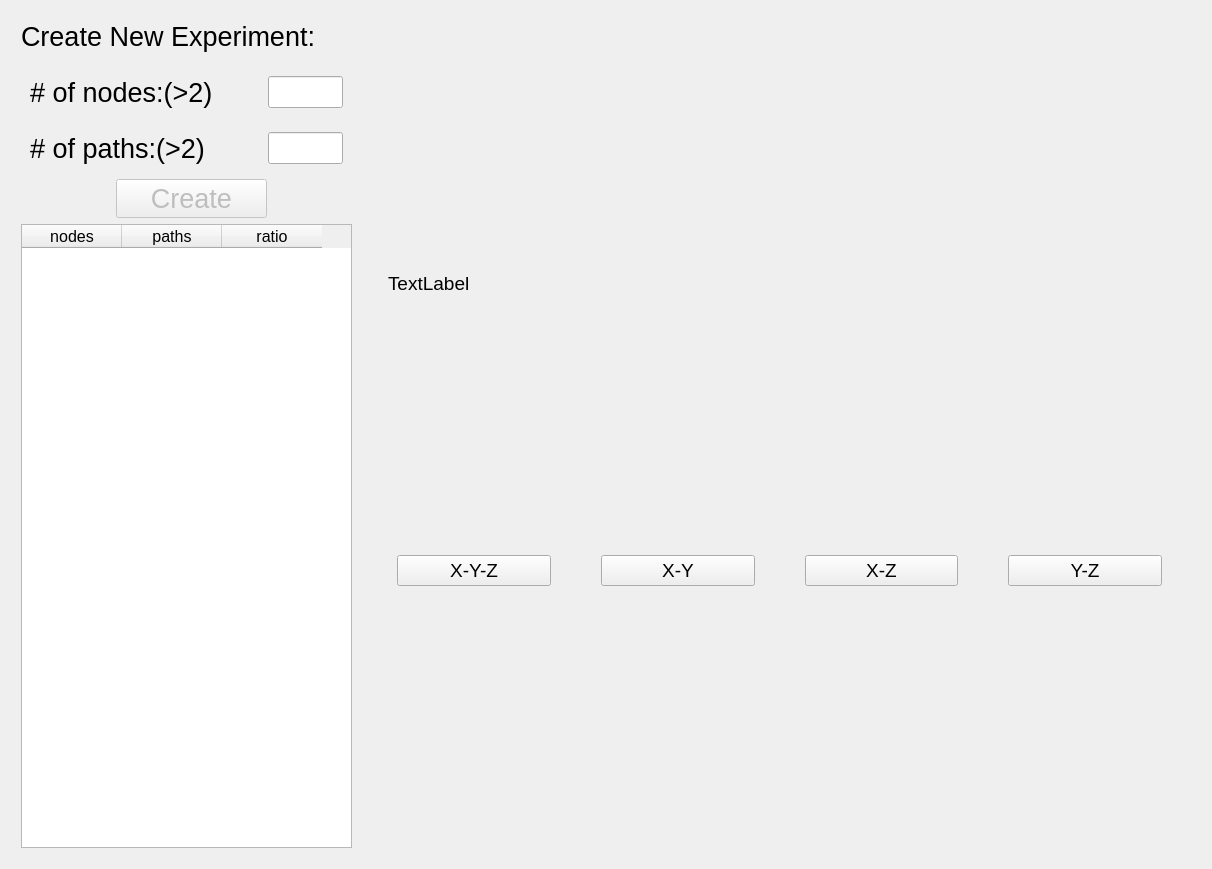
<?xml version="1.0" encoding="UTF-8"?>
<ui version="4.0">
 <class>Form</class>
 <widget class="QWidget" name="Form">
  <property name="geometry">
   <rect>
    <x>0</x>
    <y>0</y>
    <width>1212</width>
    <height>869</height>
   </rect>
  </property>
  <property name="windowTitle">
   <string>Form</string>
  </property>
  <layout class="QHBoxLayout" name="horizontalLayout_2">
   <item>
    <widget class="QWidget" name="verticalWidget" native="true">
     <property name="sizePolicy">
      <sizepolicy hsizetype="Fixed" vsizetype="Preferred">
       <horstretch>0</horstretch>
       <verstretch>0</verstretch>
      </sizepolicy>
     </property>
     <property name="minimumSize">
      <size>
       <width>361</width>
       <height>0</height>
      </size>
     </property>
     <property name="font">
      <font>
       <pointsize>6</pointsize>
      </font>
     </property>
     <layout class="QVBoxLayout" name="verticalLayout_3">
      <property name="spacing">
       <number>6</number>
      </property>
      <property name="leftMargin">
       <number>10</number>
      </property>
      <property name="topMargin">
       <number>0</number>
      </property>
      <property name="bottomMargin">
       <number>10</number>
      </property>
      <item>
       <widget class="QLabel" name="label">
        <property name="sizePolicy">
         <sizepolicy hsizetype="Fixed" vsizetype="Preferred">
          <horstretch>0</horstretch>
          <verstretch>0</verstretch>
         </sizepolicy>
        </property>
        <property name="minimumSize">
         <size>
          <width>331</width>
          <height>31</height>
         </size>
        </property>
        <property name="maximumSize">
         <size>
          <width>16777215</width>
          <height>50</height>
         </size>
        </property>
        <property name="font">
         <font>
          <pointsize>20</pointsize>
         </font>
        </property>
        <property name="text">
         <string>Create New Experiment:</string>
        </property>
       </widget>
      </item>
      <item>
       <widget class="QWidget" name="horizontalWidget" native="true">
        <property name="sizePolicy">
         <sizepolicy hsizetype="Fixed" vsizetype="Preferred">
          <horstretch>0</horstretch>
          <verstretch>0</verstretch>
         </sizepolicy>
        </property>
        <property name="minimumSize">
         <size>
          <width>331</width>
          <height>50</height>
         </size>
        </property>
        <property name="maximumSize">
         <size>
          <width>16777215</width>
          <height>50</height>
         </size>
        </property>
        <layout class="QHBoxLayout" name="horizontalLayout">
         <item alignment="Qt::AlignLeft">
          <widget class="QLabel" name="label_2">
           <property name="sizePolicy">
            <sizepolicy hsizetype="Preferred" vsizetype="Preferred">
             <horstretch>0</horstretch>
             <verstretch>0</verstretch>
            </sizepolicy>
           </property>
           <property name="font">
            <font>
             <pointsize>20</pointsize>
            </font>
           </property>
           <property name="text">
            <string># of nodes:(&gt;2)</string>
           </property>
          </widget>
         </item>
         <item>
          <widget class="QLineEdit" name="number_of_nodes">
           <property name="sizePolicy">
            <sizepolicy hsizetype="Fixed" vsizetype="Fixed">
             <horstretch>0</horstretch>
             <verstretch>0</verstretch>
            </sizepolicy>
           </property>
           <property name="minimumSize">
            <size>
             <width>0</width>
             <height>32</height>
            </size>
           </property>
           <property name="maximumSize">
            <size>
             <width>75</width>
             <height>16777215</height>
            </size>
           </property>
           <property name="font">
            <font>
             <pointsize>14</pointsize>
             <weight>75</weight>
             <bold>true</bold>
            </font>
           </property>
          </widget>
         </item>
        </layout>
       </widget>
      </item>
      <item>
       <widget class="QWidget" name="horizontalWidget_2" native="true">
        <property name="sizePolicy">
         <sizepolicy hsizetype="Fixed" vsizetype="Preferred">
          <horstretch>0</horstretch>
          <verstretch>0</verstretch>
         </sizepolicy>
        </property>
        <property name="minimumSize">
         <size>
          <width>331</width>
          <height>50</height>
         </size>
        </property>
        <property name="maximumSize">
         <size>
          <width>16777215</width>
          <height>50</height>
         </size>
        </property>
        <layout class="QHBoxLayout" name="horizontalLayout_3">
         <property name="leftMargin">
          <number>9</number>
         </property>
         <property name="rightMargin">
          <number>9</number>
         </property>
         <item>
          <widget class="QLabel" name="label_3">
           <property name="sizePolicy">
            <sizepolicy hsizetype="Preferred" vsizetype="Preferred">
             <horstretch>0</horstretch>
             <verstretch>0</verstretch>
            </sizepolicy>
           </property>
           <property name="font">
            <font>
             <pointsize>20</pointsize>
            </font>
           </property>
           <property name="text">
            <string># of paths:(&gt;2) </string>
           </property>
          </widget>
         </item>
         <item>
          <widget class="QLineEdit" name="number_of_paths">
           <property name="sizePolicy">
            <sizepolicy hsizetype="Fixed" vsizetype="Fixed">
             <horstretch>0</horstretch>
             <verstretch>0</verstretch>
            </sizepolicy>
           </property>
           <property name="minimumSize">
            <size>
             <width>0</width>
             <height>32</height>
            </size>
           </property>
           <property name="maximumSize">
            <size>
             <width>75</width>
             <height>16777215</height>
            </size>
           </property>
           <property name="font">
            <font>
             <pointsize>14</pointsize>
             <weight>75</weight>
             <bold>true</bold>
            </font>
           </property>
          </widget>
         </item>
        </layout>
       </widget>
      </item>
      <item alignment="Qt::AlignHCenter">
       <widget class="QPushButton" name="create_experiment_btn">
        <property name="enabled">
         <bool>false</bool>
        </property>
        <property name="sizePolicy">
         <sizepolicy hsizetype="Fixed" vsizetype="Fixed">
          <horstretch>0</horstretch>
          <verstretch>0</verstretch>
         </sizepolicy>
        </property>
        <property name="minimumSize">
         <size>
          <width>151</width>
          <height>0</height>
         </size>
        </property>
        <property name="font">
         <font>
          <pointsize>20</pointsize>
         </font>
        </property>
        <property name="text">
         <string>Create</string>
        </property>
       </widget>
      </item>
      <item>
       <widget class="QTableWidget" name="experiments_table">
        <property name="sizePolicy">
         <sizepolicy hsizetype="Fixed" vsizetype="Preferred">
          <horstretch>0</horstretch>
          <verstretch>0</verstretch>
         </sizepolicy>
        </property>
        <property name="minimumSize">
         <size>
          <width>331</width>
          <height>411</height>
         </size>
        </property>
        <property name="maximumSize">
         <size>
          <width>16777215</width>
          <height>1000</height>
         </size>
        </property>
        <property name="font">
         <font>
          <pointsize>12</pointsize>
         </font>
        </property>
        <column>
         <property name="text">
          <string>nodes</string>
         </property>
        </column>
        <column>
         <property name="text">
          <string>paths</string>
         </property>
        </column>
        <column>
         <property name="text">
          <string>ratio</string>
         </property>
        </column>
       </widget>
      </item>
     </layout>
    </widget>
   </item>
   <item>
    <widget class="QWidget" name="verticalWidget_2" native="true">
     <property name="font">
      <font>
       <pointsize>9</pointsize>
      </font>
     </property>
     <layout class="QVBoxLayout" name="verticalLayout_4">
      <property name="spacing">
       <number>30</number>
      </property>
      <property name="leftMargin">
       <number>10</number>
      </property>
      <property name="topMargin">
       <number>40</number>
      </property>
      <property name="bottomMargin">
       <number>40</number>
      </property>
      <item>
       <widget class="QLabel" name="results_label">
        <property name="sizePolicy">
         <sizepolicy hsizetype="Preferred" vsizetype="Fixed">
          <horstretch>0</horstretch>
          <verstretch>0</verstretch>
         </sizepolicy>
        </property>
        <property name="font">
         <font>
          <pointsize>14</pointsize>
         </font>
        </property>
        <property name="text">
         <string>TextLabel</string>
        </property>
       </widget>
      </item>
      <item>
       <layout class="QVBoxLayout" name="analysis_layout"/>
      </item>
      <item>
       <widget class="QWidget" name="horizontalWidget" native="true">
        <property name="sizePolicy">
         <sizepolicy hsizetype="Preferred" vsizetype="Fixed">
          <horstretch>0</horstretch>
          <verstretch>0</verstretch>
         </sizepolicy>
        </property>
        <property name="font">
         <font>
          <pointsize>14</pointsize>
         </font>
        </property>
        <layout class="QHBoxLayout" name="horizontalLayout_4">
         <property name="spacing">
          <number>50</number>
         </property>
         <property name="rightMargin">
          <number>30</number>
         </property>
         <item>
          <widget class="QPushButton" name="change_ax_to_xyz">
           <property name="text">
            <string>X-Y-Z</string>
           </property>
          </widget>
         </item>
         <item>
          <widget class="QPushButton" name="change_ax_to_xy">
           <property name="text">
            <string>X-Y</string>
           </property>
          </widget>
         </item>
         <item>
          <widget class="QPushButton" name="change_ax_to_xz">
           <property name="text">
            <string>X-Z</string>
           </property>
          </widget>
         </item>
         <item>
          <widget class="QPushButton" name="change_ax_to_yz">
           <property name="text">
            <string>Y-Z</string>
           </property>
          </widget>
         </item>
        </layout>
       </widget>
      </item>
     </layout>
    </widget>
   </item>
  </layout>
 </widget>
 <resources/>
 <connections/>
</ui>
